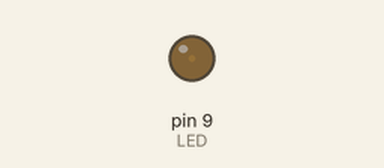
Simulated run of this sketch. Board: Arduino Uno, built with avr-gcc and run on an emulated ATmega328P. On the bench: output pins drawn as LEDs (lit = HIGH).

Above: at 0.05 s.
At 1.15 s:
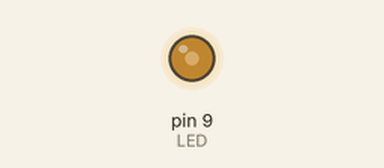
At 2.3 s:
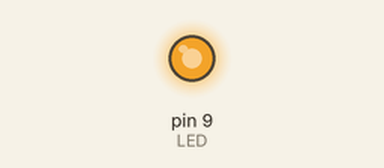
At 4.55 s:
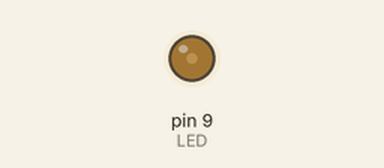
Timing chart, 0 to 6.6 s (numbered marks = the images above):
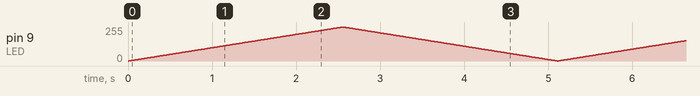

The sketch:

FadeLED_experiment.ino
```cpp
// Example 04: Fade an LED in and out like on
// a sleeping Apple computer
#define LED   9 // the pin for the LED
int i = 0;
// We’ll use this to count up and down
void setup() {
  pinMode(LED, OUTPUT); // tell Arduino LED is an output
  Serial.begin(115200);
}
void loop(){
  for (i = 0; i < 255; i++) { // loop from 0 to 254 (fade in)
    analogWrite(LED, i);      // set the LED brightness
    delay(10); // Wait 10ms because analogWrite
               // is instantaneous and we would
               // not see any change
  }
  for (i = 255; i > 0; i--) { // loop from 255 to 1 (fade out)
    analogWrite(LED, i); // set the LED brightness
//    Serial.println(i);
    delay(10);           // Wait 10ms
  }
}
```
